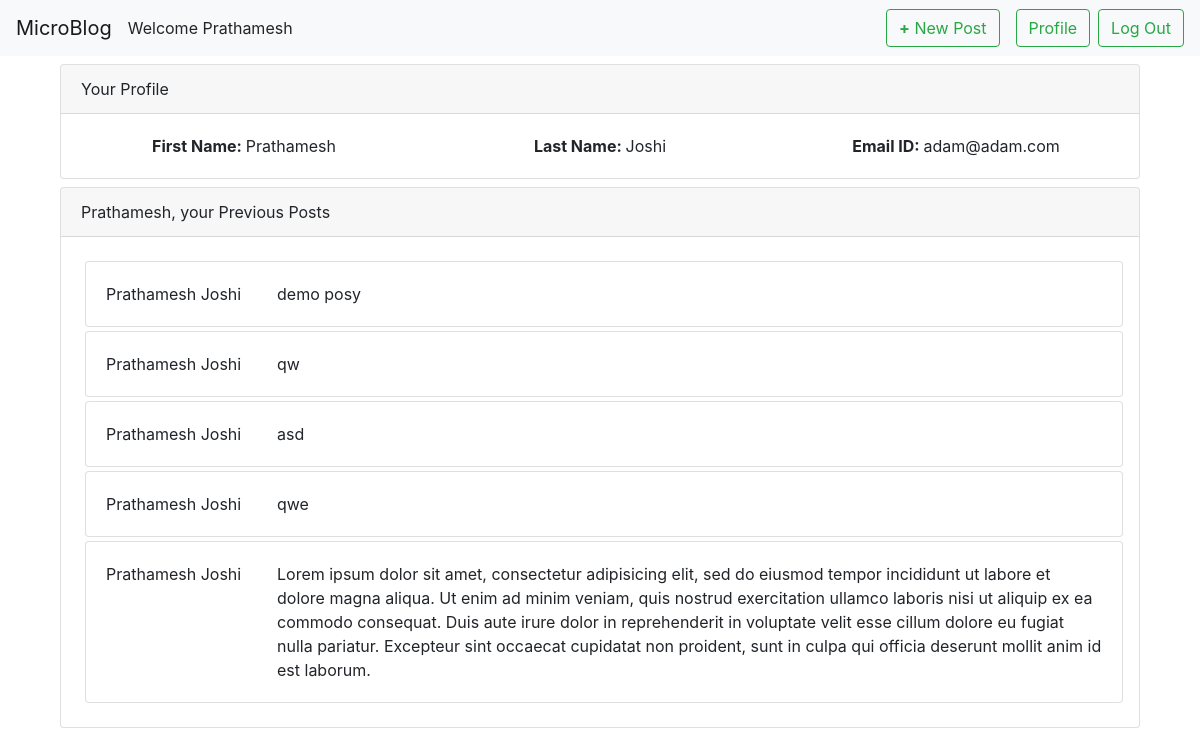
The page /profile.php (signed in) on the database its author committed.
### tables this page shows
CREATE TABLE `author` (
  `id` int(100) NOT NULL,
  `fname` varchar(100) NOT NULL,
  `lname` varchar(100) NOT NULL,
  `email` varchar(100) NOT NULL,
  `password` varchar(100) NOT NULL
);

CREATE TABLE `post` (
  `id` int(100) NOT NULL,
  `uid` int(100) NOT NULL,
  `post` varchar(1000) NOT NULL
);

### profile.php (the view, shortened to what this page needs)
<?php
	require('dbconn.php');
?>
<!DOCTYPE html>
<html>
	<head>
    <link rel="stylesheet" type="text/css" href="css/bootstrap.min.css">
	</head>
	<body>
    <?php include('include/navbar.php'); ?>
    <div class="card mx-auto my-2 " style="width: 90%;">
    	<div class="card-header">Your Profile</div>
    	<div class="card-body">
    		<div class="row text-center">
    		<?php
    			$id = $_SESSION['id'];
    			$query = "SELECT * FROM author WHERE id='$id'";
				$res = mysqli_query($conn, $query);
				$row = mysqli_fetch_array($res);
    		?>
    			<div class="col-md-4"><b>First Name: </b> <?php echo $row['fname']; ?></div>
    			<div class="col-md-4"><b>Last Name: </b> <?php echo $row['lname']; ?></div>
    			<div class="col-md-4"><b>Email ID: </b> <?php echo $row['email']; ?></div>
    		</div>
    	</div>
    </div>
    <div class="card mx-auto my-2 " style="width: 90%;">
    	<div class="card-header"><?php echo $row['fname']; ?>,  your Previous Posts</div>
    	<div class="card-body">
    		<?php
    			$query = "SELECT * FROM post WHERE uid='$id'";
    			$res = mysqli_query($conn, $query);
    			while ($row = mysqli_fetch_array($res)) {
    				$uid = $row['uid'];
    				$query1 = "SELECT * FROM author WHERE id = '$uid'";
    				$res1 = mysqli_query($conn, $query1);
    				$row1 = mysqli_fetch_array($res1);
    				$fname = $row1['fname'];
    				$lname = $row1['lname'];
			?>
    				<div class="card mx-1 my-1" style="width: 100%;">
				    	<div class="card-body">
				    		<div class="row">
				    			<div class="col-md-2"><?php echo $fname," ", $lname; ?></div>
				    			<div class="col-md-10"><?php echo $row['post']; ?></div>
				    		</div>
				    	</div>
				    </div>
			<?php
    			}
    		?>
    	</div>
    </div>
	</body>
</html>

### rows shown on the page
author: fname "Prathamesh", lname "Joshi", email "adam@adam.com"
post: uid.fname "Prathamesh", uid.lname "Joshi", post "demo posy"
post: uid.fname "Prathamesh", uid.lname "Joshi", post "qw"
post: uid.fname "Prathamesh", uid.lname "Joshi", post "asd"
post: uid.fname "Prathamesh", uid.lname "Joshi", post "qwe"
post: uid.fname "Prathamesh", uid.lname "Joshi", post "Lorem ipsum dolor sit amet, consectetur adipisicing elit, sed do eiusmod tempor incididunt ut labore et dolore magna aliqua. Ut enim ad minim veniam, quis nostrud exercitation ullamco laboris nisi ut aliquip ex ea commodo consequat. Duis aute irure dolor in reprehenderit in voluptate velit esse cillum dolore eu fugiat nulla pariatur. Excepteur sint occaecat cupidatat non proident, sunt in culpa qui officia deserunt mollit anim id est laborum."

### other values the page prints
$_SESSION['name'] "Prathamesh"
